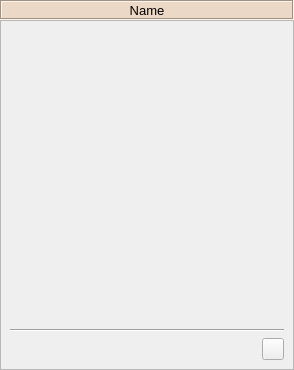
<?xml version="1.0" encoding="utf-8"?>
<!--
######################################################################################################################
# Copyright (C) 2017 - 2019 Spine project consortium
# This file is part of Spine Toolbox.
# Spine Toolbox is free software: you can redistribute it and\/or modify it under the terms of the GNU Lesser General
# Public License as published by the Free Software Foundation, either version 3 of the License, or (at your option)
# any later version. This program is distributed in the hope that it will be useful, but WITHOUT ANY WARRANTY;
# without even the implied warranty of MERCHANTABILITY or FITNESS FOR A PARTICULAR PURPOSE. See the GNU Lesser General
# Public License for more details. You should have received a copy of the GNU Lesser General Public License along with
# this program. If not, see <http:\/\/www.gnu.org\/licenses\/>.
######################################################################################################################
-->
<ui version="4.0">
 <class>Form</class>
 <widget class="QWidget" name="Form">
  <property name="geometry">
   <rect>
    <x>0</x>
    <y>0</y>
    <width>294</width>
    <height>370</height>
   </rect>
  </property>
  <property name="windowTitle">
   <string>Form</string>
  </property>
  <layout class="QVBoxLayout" name="verticalLayout">
   <property name="spacing">
    <number>0</number>
   </property>
   <property name="leftMargin">
    <number>0</number>
   </property>
   <property name="topMargin">
    <number>0</number>
   </property>
   <property name="rightMargin">
    <number>0</number>
   </property>
   <property name="bottomMargin">
    <number>0</number>
   </property>
   <item>
    <widget class="QLabel" name="item_name_label">
     <property name="sizePolicy">
      <sizepolicy hsizetype="Preferred" vsizetype="Fixed">
       <horstretch>0</horstretch>
       <verstretch>0</verstretch>
      </sizepolicy>
     </property>
     <property name="minimumSize">
      <size>
       <width>0</width>
       <height>20</height>
      </size>
     </property>
     <property name="maximumSize">
      <size>
       <width>16777215</width>
       <height>20</height>
      </size>
     </property>
     <property name="font">
      <font>
       <pointsize>10</pointsize>
       <weight>50</weight>
       <bold>false</bold>
      </font>
     </property>
     <property name="styleSheet">
      <string notr="true">background-color: #ecd8c6;</string>
     </property>
     <property name="frameShape">
      <enum>QFrame::Box</enum>
     </property>
     <property name="frameShadow">
      <enum>QFrame::Sunken</enum>
     </property>
     <property name="text">
      <string>Name</string>
     </property>
     <property name="alignment">
      <set>Qt::AlignCenter</set>
     </property>
     <property name="wordWrap">
      <bool>true</bool>
     </property>
    </widget>
   </item>
   <item>
    <widget class="QScrollArea" name="scrollArea_6">
     <property name="widgetResizable">
      <bool>true</bool>
     </property>
     <widget class="QWidget" name="scrollAreaWidgetContents_5">
      <property name="geometry">
       <rect>
        <x>0</x>
        <y>0</y>
        <width>292</width>
        <height>348</height>
       </rect>
      </property>
      <layout class="QVBoxLayout" name="verticalLayout_21">
       <item>
        <layout class="QVBoxLayout" name="databases_list_layout"/>
       </item>
       <item>
        <spacer name="verticalSpacer">
         <property name="orientation">
          <enum>Qt::Vertical</enum>
         </property>
         <property name="sizeHint" stdset="0">
          <size>
           <width>20</width>
           <height>40</height>
          </size>
         </property>
        </spacer>
       </item>
       <item>
        <widget class="Line" name="line_6">
         <property name="orientation">
          <enum>Qt::Horizontal</enum>
         </property>
        </widget>
       </item>
       <item>
        <layout class="QHBoxLayout" name="horizontalLayout_13">
         <item>
          <spacer name="horizontalSpacer_17">
           <property name="orientation">
            <enum>Qt::Horizontal</enum>
           </property>
           <property name="sizeHint" stdset="0">
            <size>
             <width>40</width>
             <height>20</height>
            </size>
           </property>
          </spacer>
         </item>
         <item>
          <widget class="QToolButton" name="open_directory_button">
           <property name="sizePolicy">
            <sizepolicy hsizetype="Fixed" vsizetype="Fixed">
             <horstretch>0</horstretch>
             <verstretch>0</verstretch>
            </sizepolicy>
           </property>
           <property name="minimumSize">
            <size>
             <width>22</width>
             <height>22</height>
            </size>
           </property>
           <property name="maximumSize">
            <size>
             <width>22</width>
             <height>22</height>
            </size>
           </property>
           <property name="toolTip">
            <string>&lt;html&gt;&lt;head/&gt;&lt;body&gt;&lt;p&gt;Open this Exporter's project directory in file browser&lt;/p&gt;&lt;/body&gt;&lt;/html&gt;</string>
           </property>
           <property name="icon">
            <iconset resource="../../../ui/resources/resources_icons.qrc">
             <normaloff>:/icons/menu_icons/folder-open-solid.svg</normaloff>:/icons/menu_icons/folder-open-solid.svg</iconset>
           </property>
          </widget>
         </item>
        </layout>
       </item>
      </layout>
     </widget>
    </widget>
   </item>
  </layout>
 </widget>
 <resources>
  <include location="../../../ui/resources/resources_icons.qrc"/>
 </resources>
 <connections/>
</ui>
